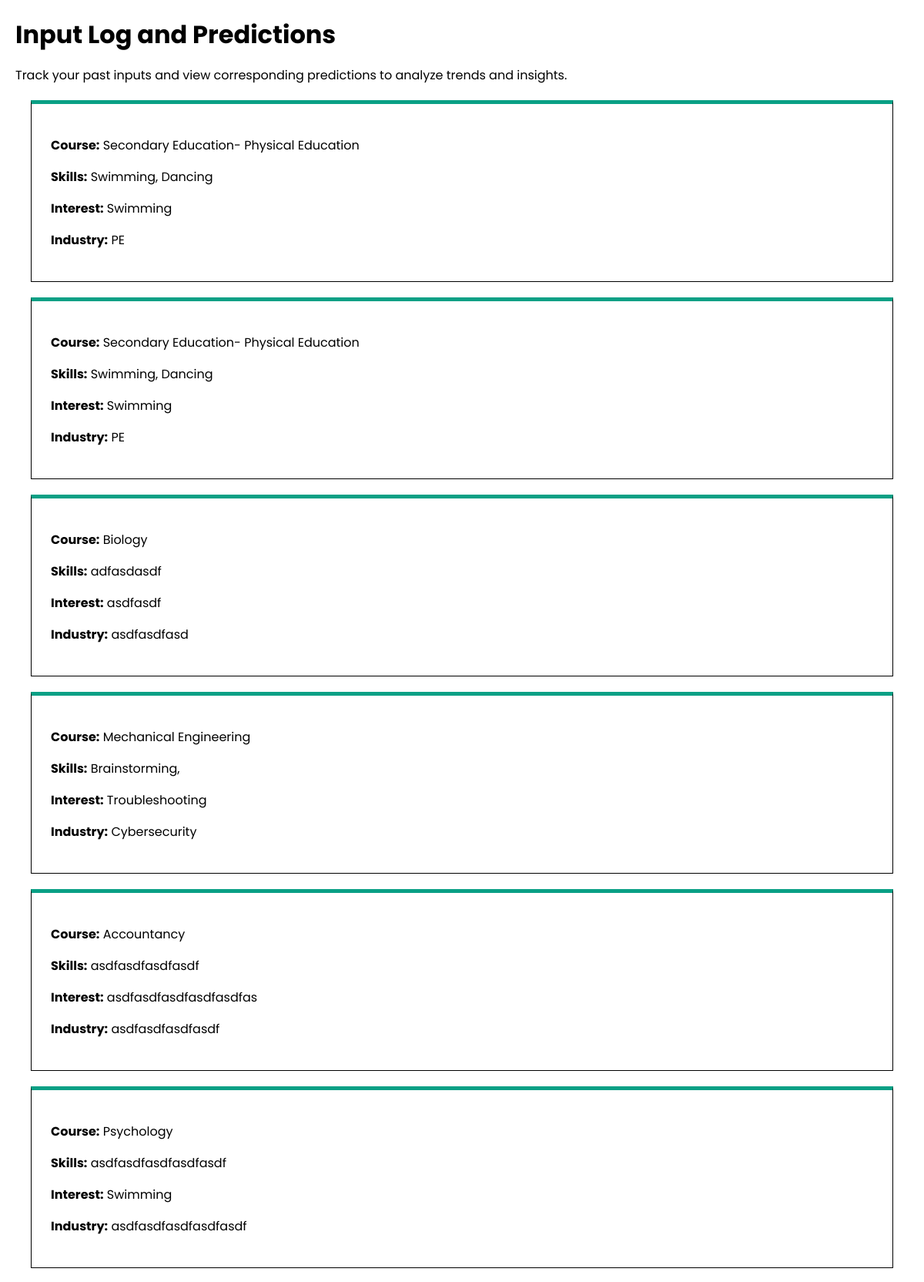
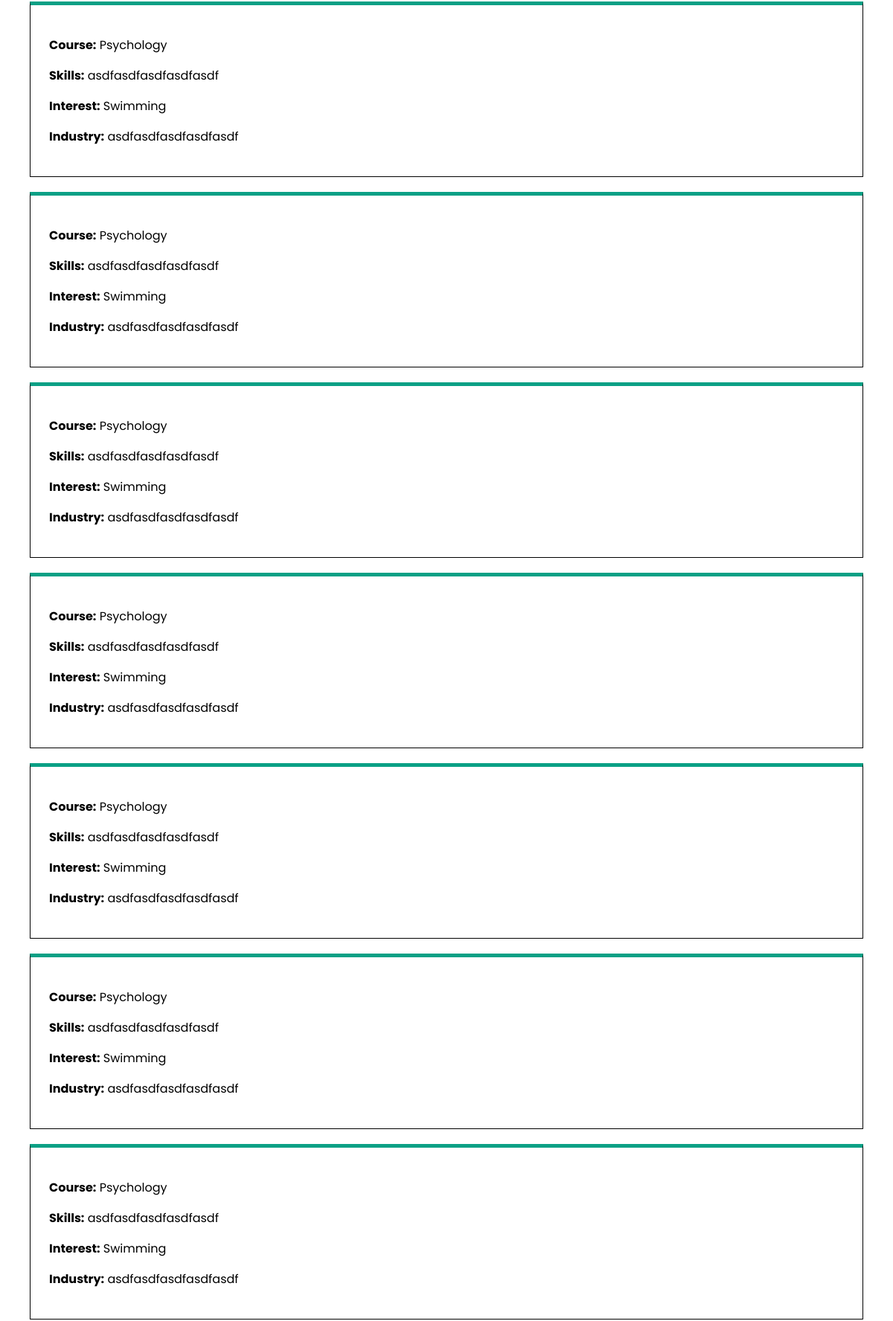
The page /display_data/ (upper part) on the database its author committed (2 pictures, top to bottom).
### thesisapp/models.py (models this page shows)
class UserHistory(models.Model):
    username = models.CharField(max_length=100, null=True)
    user_course = models.CharField(max_length=100, null=True)
    user_skills = models.CharField(max_length=100, null=True)
    user_interest = models.CharField(max_length=100, null=True)
    user_industry = models.CharField(max_length=100, null=True)

### thesisapp/views.py (the view)
# urls.py: path('display_data/', views.display_data, name='display_data'),
def display_data(request):
    user_data = UserHistory.objects.all()
    prediction_results = PredictionResult.objects.all()
    return render(request, 'history_page.html', {'user_data': user_data, 'prediction_results': prediction_results})

### template/history_page.html (shortened to what this page needs)
<!DOCTYPE html>
<html lang="en">
<head>
    {% load static %}
    <link rel="stylesheet" href="{% static 'history_page.css' %}">
</head>
<body>
    <h1>Input Log and Predictions</h1>
    <p>Track your past inputs and view corresponding predictions to analyze trends and insights.</p>
{% for user_entry in user_data reversed %}
    <div class="user-entry">
        <p><strong>Course:</strong> {{ user_entry.user_course }}</p>
        <p><strong>Skills:</strong> {{ user_entry.user_skills }}</p>
        <p><strong>Interest:</strong> {{ user_entry.user_interest }}</p>
        <p><strong>Industry:</strong> {{ user_entry.user_industry }}</p>
    </div>
{% endfor %}
</body>
</html>

### static/history_page.css (style rules this page uses)
body { margin: 20px; font-family: 'Poppins', 'sans-serif'; }
h1 { margin-bottom: 0px; }
.user-entry { border: 1px solid black; border-top: 5px solid #0AA085; padding: 25px; margin: 20px; }

### rows shown on the page
UserHistory: user_course "Secondary Education- Physical Education", user_skills "Swimming, Dancing", user_interest "Swimming", user_industry "PE"
UserHistory: user_course "Secondary Education- Physical Education", user_skills "Swimming, Dancing", user_interest "Swimming", user_industry "PE"
UserHistory: user_course "Biology", user_skills "adfasdasdf", user_interest "asdfasdf", user_industry "asdfasdfasd"
UserHistory: user_course "Mechanical Engineering", user_skills "Brainstorming,", user_interest "Troubleshooting", user_industry "Cybersecurity"
UserHistory: user_course "Accountancy", user_skills "asdfasdfasdfasdf", user_interest "asdfasdfasdfasdfasdfas", user_industry "asdfasdfasdfasdf"
UserHistory: user_course "Psychology", user_skills "asdfasdfasdfasdfasdf", user_interest "Swimming", user_industry "asdfasdfasdfasdfasdf"
UserHistory: user_course "Psychology", user_skills "asdfasdfasdfasdfasdf", user_interest "Swimming", user_industry "asdfasdfasdfasdfasdf"
UserHistory: user_course "Psychology", user_skills "asdfasdfasdfasdfasdf", user_interest "Swimming", user_industry "asdfasdfasdfasdfasdf"
UserHistory: user_course "Psychology", user_skills "asdfasdfasdfasdfasdf", user_interest "Swimming", user_industry "asdfasdfasdfasdfasdf"
UserHistory: user_course "Psychology", user_skills "asdfasdfasdfasdfasdf", user_interest "Swimming", user_industry "asdfasdfasdfasdfasdf"
UserHistory: user_course "Psychology", user_skills "asdfasdfasdfasdfasdf", user_interest "Swimming", user_industry "asdfasdfasdfasdfasdf"
UserHistory: user_course "Psychology", user_skills "asdfasdfasdfasdfasdf", user_interest "Swimming", user_industry "asdfasdfasdfasdfasdf"
UserHistory: user_course "Psychology", user_skills "asdfasdfasdfasdfasdf", user_interest "Swimming", user_industry "asdfasdfasdfasdfasdf"
